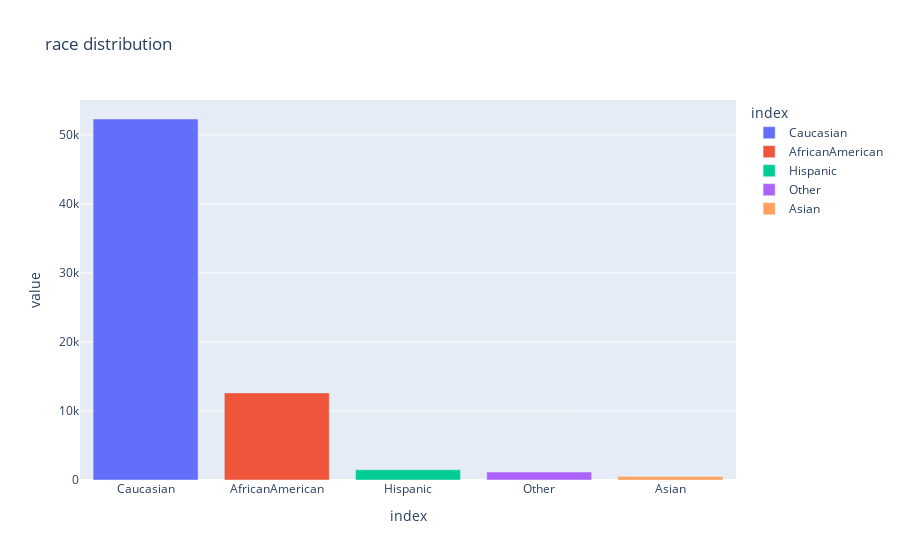

The code cell stored with this chart in its notebook:
### Code cell
bar = data_raw["race"].value_counts()
bar.plot.bar(title="race distribution", color=bar.index)

### Figure 1 — Plotly figure (JSON) as saved in the notebook; plotly's stock layout.template omitted (floating-point values rounded to 4 significant figures)
{"data": [{"alignmentgroup": "True", "hovertemplate": "index=%{x}<br>value=%{y}<extra></extra>", "legendgroup": "Caucasian", "marker": {"color": "#636efa", "pattern": {"shape": ""}}, "name": "Caucasian", "offsetgroup": "Caucasian", "orientation": "v", "showlegend": true, "textposition": "auto", "type": "bar", "x": ["Caucasian"], "xaxis": "x", "y": [52308], "yaxis": "y"}, {"alignmentgroup": "True", "hovertemplate": "index=%{x}<br>value=%{y}<extra></extra>", "legendgroup": "AfricanAmerican", "marker": {"color": "#EF553B", "pattern": {"shape": ""}}, "name": "AfricanAmerican", "offsetgroup": "AfricanAmerican", "orientation": "v", "showlegend": true, "textposition": "auto", "type": "bar", "x": ["AfricanAmerican"], "xaxis": "x", "y": [12624], "yaxis": "y"}, {"alignmentgroup": "True", "hovertemplate": "index=%{x}<br>value=%{y}<extra></extra>", "legendgroup": "Hispanic", "marker": {"color": "#00cc96", "pattern": {"shape": ""}}, "name": "Hispanic", "offsetgroup": "Hispanic", "orientation": "v", "showlegend": true, "textposition": "auto", "type": "bar", "x": ["Hispanic"], "xaxis": "x", "y": [1493], "yaxis": "y"}, {"alignmentgroup": "True", "hovertemplate": "index=%{x}<br>value=%{y}<extra></extra>", "legendgroup": "Other", "marker": {"color": "#ab63fa", "pattern": {"shape": ""}}, "name": "Other", "offsetgroup": "Other", "orientation": "v", "showlegend": true, "textposition": "auto", "type": "bar", "x": ["Other"], "xaxis": "x", "y": [1151], "yaxis": "y"}, {"alignmentgroup": "True", "hovertemplate": "index=%{x}<br>value=%{y}<extra></extra>", "legendgroup": "Asian", "marker": {"color": "#FFA15A", "pattern": {"shape": ""}}, "name": "Asian", "offsetgroup": "Asian", "orientation": "v", "showlegend": true, "textposition": "auto", "type": "bar", "x": ["Asian"], "xaxis": "x", "y": [490], "yaxis": "y"}], "layout": {"barmode": "relative", "legend": {"title": {"text": "index"}, "tracegroupgap": 0}, "title": {"text": "race distribution"}, "xaxis": {"anchor": "y", "categoryarray": ["Caucasian", "AfricanAmerican", "Hispanic", "Other", "Asian"], "categoryorder": "array", "domain": [0, 1], "title": {"text": "index"}}, "yaxis": {"anchor": "x", "domain": [0, 1], "title": {"text": "value"}}}}
